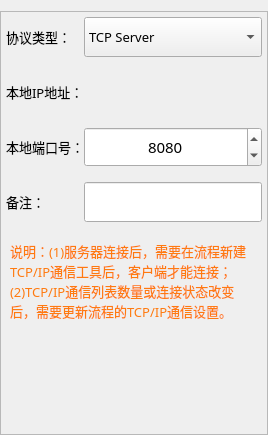
               <widget class="QWidget" name="page_4">
                <layout class="QVBoxLayout" name="verticalLayout_7">
                 <property name="spacing">
                  <number>0</number>
                 </property>
                 <property name="leftMargin">
                  <number>0</number>
                 </property>
                 <property name="rightMargin">
                  <number>0</number>
                 </property>
                 <property name="bottomMargin">
                  <number>0</number>
                 </property>
                 <item>
                  <widget class="QFrame" name="frame_7">
                   <property name="sizePolicy">
                    <sizepolicy hsizetype="Preferred" vsizetype="Preferred">
                     <horstretch>0</horstretch>
                     <verstretch>0</verstretch>
                    </sizepolicy>
                   </property>
                   <property name="frameShape">
                    <enum>QFrame::StyledPanel</enum>
                   </property>
                   <property name="frameShadow">
                    <enum>QFrame::Raised</enum>
                   </property>
                   <layout class="QGridLayout" name="gridLayout_6" rowstretch="0,0,0,0,0,1">
                    <property name="leftMargin">
                     <number>5</number>
                    </property>
                    <property name="topMargin">
                     <number>5</number>
                    </property>
                    <property name="rightMargin">
                     <number>5</number>
                    </property>
                    <property name="bottomMargin">
                     <number>5</number>
                    </property>
                    <property name="horizontalSpacing">
                     <number>0</number>
                    </property>
                    <property name="verticalSpacing">
                     <number>15</number>
                    </property>
                    <item row="1" column="0">
                     <widget class="QLabel" name="lbl_ip">
                      <property name="sizePolicy">
                       <sizepolicy hsizetype="Fixed" vsizetype="Preferred">
                        <horstretch>0</horstretch>
                        <verstretch>0</verstretch>
                       </sizepolicy>
                      </property>
                      <property name="font">
                       <font>
                        <family>微软雅黑</family>
                        <pointsize>10</pointsize>
                       </font>
                      </property>
                      <property name="styleSheet">
                       <string notr="true">color: rgb(0, 0, 0);
background-color: rgba(0, 0, 0, 0);
border:none;</string>
                      </property>
                      <property name="text">
                       <string>本地IP地址：</string>
                      </property>
                     </widget>
                    </item>
                    <item row="0" column="0">
                     <widget class="QLabel" name="label_20">
                      <property name="font">
                       <font>
                        <family>微软雅黑</family>
                        <pointsize>10</pointsize>
                       </font>
                      </property>
                      <property name="styleSheet">
                       <string notr="true">color: rgb(0, 0, 0);
background-color: rgba(0, 0, 0, 0);
border:none;</string>
                      </property>
                      <property name="text">
                       <string>协议类型：</string>
                      </property>
                     </widget>
                    </item>
                    <item row="4" column="1" colspan="3">
                     <widget class="QLineEdit" name="txtSocketRemark">
                      <property name="sizePolicy">
                       <sizepolicy hsizetype="Preferred" vsizetype="Preferred">
                        <horstretch>0</horstretch>
                        <verstretch>0</verstretch>
                       </sizepolicy>
                      </property>
                      <property name="minimumSize">
                       <size>
                        <width>100</width>
                        <height>40</height>
                       </size>
                      </property>
                      <property name="font">
                       <font>
                        <family>微软雅黑</family>
                        <pointsize>10</pointsize>
                       </font>
                      </property>
                     </widget>
                    </item>
                    <item row="4" column="0">
                     <widget class="QLabel" name="label_22">
                      <property name="font">
                       <font>
                        <family>微软雅黑</family>
                        <pointsize>10</pointsize>
                       </font>
                      </property>
                      <property name="styleSheet">
                       <string notr="true">background-color: rgba(0, 0, 0, 0);
color: rgb(0, 0, 0);
border:none;</string>
                      </property>
                      <property name="text">
                       <string>备注：</string>
                      </property>
                     </widget>
                    </item>
                    <item row="3" column="0">
                     <widget class="QLabel" name="lbl_port">
                      <property name="sizePolicy">
                       <sizepolicy hsizetype="Fixed" vsizetype="Preferred">
                        <horstretch>0</horstretch>
                        <verstretch>0</verstretch>
                       </sizepolicy>
                      </property>
                      <property name="font">
                       <font>
                        <family>微软雅黑</family>
                        <pointsize>10</pointsize>
                       </font>
                      </property>
                      <property name="styleSheet">
                       <string notr="true">background-color: rgba(0, 0, 0, 0);
color: rgb(0, 0, 0);
border:none;</string>
                      </property>
                      <property name="text">
                       <string>本地端口号：</string>
                      </property>
                     </widget>
                    </item>
                    <item row="5" column="0" colspan="4">
                     <widget class="QPlainTextEdit" name="plainTextEdit">
                      <property name="font">
                       <font>
                        <family>微软雅黑</family>
                        <pointsize>10</pointsize>
                        <weight>50</weight>
                        <bold>false</bold>
                       </font>
                      </property>
                      <property name="styleSheet">
                       <string notr="true">background-color: rgba(0, 0, 0, 0);
color: rgb(255, 122, 15);
border:none;</string>
                      </property>
                      <property name="readOnly">
                       <bool>true</bool>
                      </property>
                      <property name="plainText">
                       <string>说明：(1)服务器连接后，需要在流程新建TCP/IP通信工具后，客户端才能连接；(2)TCP/IP通信列表数量或连接状态改变后，需要更新流程的TCP/IP通信设置。</string>
                      </property>
                     </widget>
                    </item>
                    <item row="0" column="1" colspan="3">
                     <widget class="QComboBox" name="comboProtocol">
                      <property name="sizePolicy">
                       <sizepolicy hsizetype="Preferred" vsizetype="Preferred">
                        <horstretch>0</horstretch>
                        <verstretch>0</verstretch>
                       </sizepolicy>
                      </property>
                      <property name="minimumSize">
                       <size>
                        <width>100</width>
                        <height>40</height>
                       </size>
                      </property>
                      <property name="maximumSize">
                       <size>
                        <width>16777215</width>
                        <height>16777215</height>
                       </size>
                      </property>
                      <property name="font">
                       <font>
                        <family>微软雅黑</family>
                        <pointsize>10</pointsize>
                       </font>
                      </property>
                      <item>
                       <property name="text">
                        <string>TCP Server</string>
                       </property>
                      </item>
                      <item>
                       <property name="text">
                        <string>TCP Client</string>
                       </property>
                      </item>
                     </widget>
                    </item>
                    <item row="1" column="1" colspan="3">
                     <widget class="IPAddress" name="widgetSocketIP" native="true">
                      <property name="sizePolicy">
                       <sizepolicy hsizetype="Preferred" vsizetype="Preferred">
                        <horstretch>0</horstretch>
                        <verstretch>0</verstretch>
                       </sizepolicy>
                      </property>
                      <property name="minimumSize">
                       <size>
                        <width>100</width>
                        <height>40</height>
                       </size>
                      </property>
                      <property name="maximumSize">
                       <size>
                        <width>16777215</width>
                        <height>16777215</height>
                       </size>
                      </property>
                      <property name="font">
                       <font>
                        <family>微软雅黑</family>
                        <pointsize>10</pointsize>
                       </font>
                      </property>
                     </widget>
                    </item>
                    <item row="3" column="1" colspan="3">
                     <widget class="QSpinBox" name="spinSocketPort">
                      <property name="sizePolicy">
                       <sizepolicy hsizetype="Preferred" vsizetype="Preferred">
                        <horstretch>0</horstretch>
                        <verstretch>0</verstretch>
                       </sizepolicy>
                      </property>
                      <property name="minimumSize">
                       <size>
                        <width>100</width>
                        <height>40</height>
                       </size>
                      </property>
                      <property name="maximumSize">
                       <size>
                        <width>16777215</width>
                        <height>16777215</height>
                       </size>
                      </property>
                      <property name="font">
                       <font>
                        <family>微软雅黑</family>
                        <pointsize>11</pointsize>
                       </font>
                      </property>
                      <property name="alignment">
                       <set>Qt::AlignCenter</set>
                      </property>
                      <property name="minimum">
                       <number>0</number>
                      </property>
                      <property name="maximum">
                       <number>65535</number>
                      </property>
                      <property name="value">
                       <number>8080</number>
                      </property>
                      <property name="displayIntegerBase">
                       <number>10</number>
                      </property>
                     </widget>
                    </item>
                   </layout>
                  </widget>
                 </item>
                </layout>
               </widget>
